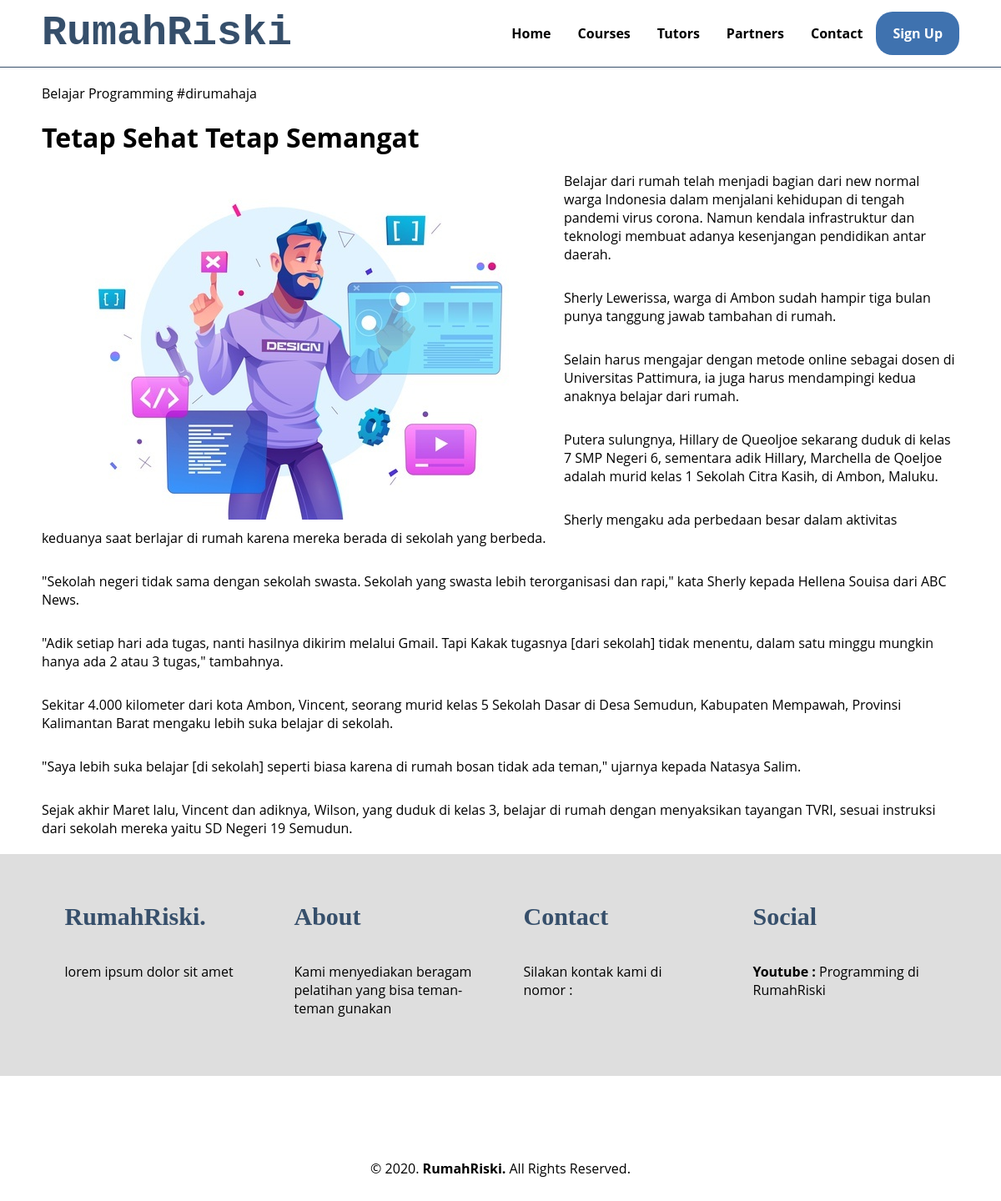
The app's page /halaman.php/8/tetap-sehat-tetap-semangat with its own data.
### tables this page shows
CREATE TABLE `halaman` (
  `id` int(11) NOT NULL,
  `judul` varchar(255) NOT NULL,
  `kutipan` varchar(255) NOT NULL,
  `isi` text NOT NULL,
  `tgl_isi` timestamp NOT NULL DEFAULT current_timestamp() ON UPDATE current_timestamp()
);

CREATE TABLE `info` (
  `id` int(11) NOT NULL,
  `judul` varchar(255) NOT NULL,
  `isi` text NOT NULL,
  `tgl_isi` timestamp NOT NULL DEFAULT current_timestamp() ON UPDATE current_timestamp()
);

### inc/inc_fungsi.php (called while the page is built, shortened)
<?php
function url_dasar(){
    $url_dasar  = "http://".$_SERVER['SERVER_NAME'].dirname($_SERVER['SCRIPT_NAME']);
    return $url_dasar;
}
function dapatkan_id(){
    $id     ="";
    if(isset($_SERVER['PATH_INFO'])){
        $id = dirname($_SERVER['PATH_INFO']);
        $id = preg_replace("/[^0-9]/","",$id);
    }
    return $id;
}
function set_isi($isi){
    $isi    = str_replace("../gambar/",url_dasar()."/gambar/",$isi);
    return $isi;
}
function ambil_isi_info($id,$kolom){
    global $koneksi;
    $sql1   = "select $kolom from info where id = '$id'";
    $q1     = mysqli_query($koneksi,$sql1);
    $r1     = mysqli_fetch_array($q1);
    return $r1[$kolom];
}

### halaman.php (the view, shortened to what this page needs)
<?php
include_once("inc/inc_koneksi.php");
include_once("inc/inc_fungsi.php");
$id = dapatkan_id();
$sql1   = "select * from halaman where id = '$id'";
$q1     = mysqli_query($koneksi,$sql1);
$r1     = mysqli_fetch_array($q1);
$judul_halaman  = $r1['judul'];
?>
<?php include_once("inc_header.php")?>
<?php
if($judul_halaman == ''){
    echo "<div><p>Maaf data yang kamu maksud tidak ditemukan :(</p></div>";
}else{
    ?>
    <p class="deskripsi"><?php echo $r1['kutipan']?></p>
    <h1><?php echo $r1['judul']?></h1>
    <?php echo set_isi($r1['isi'])?>
    <?php
}
?>
<?php include_once("inc_footer.php")?>

### inc_footer.php
</div>
    <div id="contact">
        <div class="wrapper">
            <div class="footer">
                <div class="footer-section">
                    <h3><?php echo ambil_isi_info('1','judul')?></h3>
                    <?php echo ambil_isi_info('1','isi')?>
                </div>
                <div class="footer-section">
                    <h3><?php echo ambil_isi_info('2','judul')?></h3>
                    <?php echo ambil_isi_info('2','isi')?>
                </div>
                <div class="footer-section">
                    <h3><?php echo ambil_isi_info('3','judul')?></h3>
                    <?php echo ambil_isi_info('3','isi')?>
                </div>
                <div class="footer-section">
                    <h3><?php echo ambil_isi_info('4','judul')?></h3>
                    <?php echo ambil_isi_info('4','isi')?>
                </div>
            </div>
        </div>
    </div>
    <div id="copyright">
        <div class="wrapper">
            &copy; 2020. <b>RumahRiski.</b> All Rights Reserved.
        </div>
    </div>
</body>
</html>

### css/style.css (style rules this page uses)
* { text-decoration: none; margin: 0px; padding: 0px; }
body { margin: 0px; padding: 0px; font-family: 'Open Sans',sans-serif; }
.wrapper { width: 1100px; margin: auto; position: relative; }
p { margin: 10px 0px 10px 0px; padding: 10px 0px 10px 0px; }
#contact { background: #dedede; padding:50px 0px 50px 0px; }
.footer { width: 100%; position: relative; display: flex; flex-wrap: wrap; margin: auto; }
.footer-section { width: 20%; margin: 0 auto; }
h3 { font-family: 'comic sans ms'; font-weight: 800; font-size: 30px; margin-bottom: 20px; color: #364f6b; width: 100%; line-height: 50px; }
#copyright { text-align: center; width: 100%; padding: 50px 0px 50px 0px; margin-top: 50px; }

### records on screen
halaman: kutipan "Belajar Programming #dirumahaja", judul "Tetap Sehat Tetap Semangat", isi (picture), isi "Belajar dari rumah telah menjadi bagian dari new normal warga Indonesia dalam menjalani kehidupan di tengah pandemi virus corona. Namun kendala infrastruktur dan teknologi membuat adanya kesenjangan pendidikan antar daerah. Sherly Lewerissa, warga di Ambon sudah hampir tiga bulan punya tanggung jawab tambahan di rumah. Selain harus mengajar dengan metode online sebagai dosen di Universitas Pattimura, ia juga harus mendampingi kedua anaknya belajar dari rumah. Putera sulungnya, Hillary de Queoljoe sekarang duduk di kelas 7 SMP Negeri 6, sementara adik Hillary, Marchella de Qoeljoe adalah murid kelas 1 Sekolah Citra Kasih, di Ambon, Maluku. Sherly mengaku ada perbedaan besar dalam aktivitas…"
info: judul "RumahRiski.", isi "lorem ipsum dolor sit amet"
info: judul "About", isi "Kami menyediakan beragam pelatihan yang bisa teman-teman gunakan"
info: judul "Contact", isi "Silakan kontak kami di nomor :"
info: judul "Social", isi "Youtube : Programming di RumahRiski"
